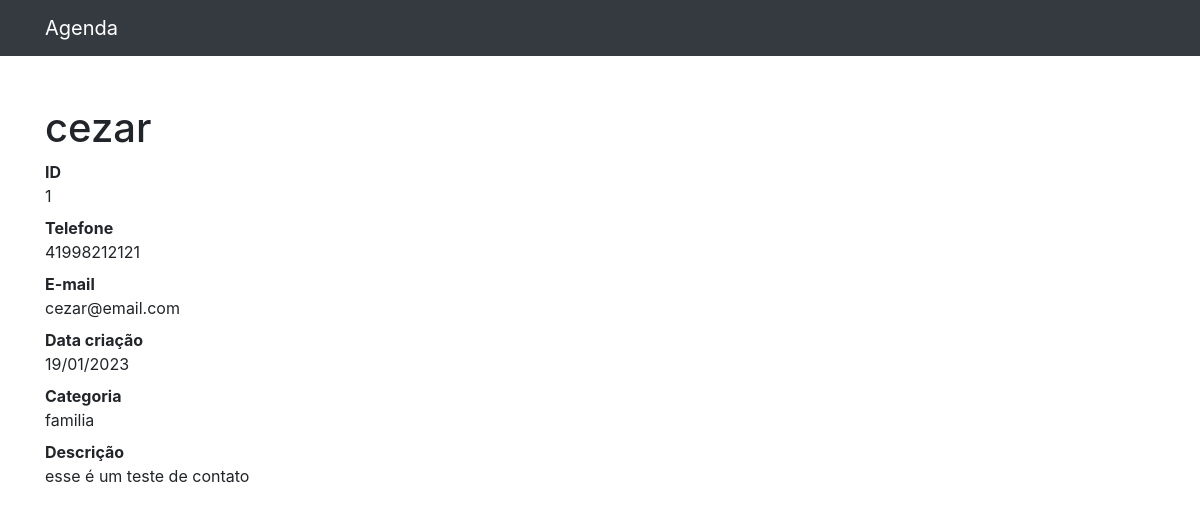
The page /1 on the database its author committed.
### contatos/models.py (models this page shows, shortened)
class Contato(models.Model):
    nome = models.CharField(max_length=255)
    sobrenome = models.CharField(max_length=255, blank=True)
    telefone = models.CharField(max_length=255)
    email = models.CharField(max_length=255, blank=True)
    data_criacao = models.DateTimeField(default=timezone.now)
    descricao = models.TextField(blank=True)
    categoria = models.ForeignKey(Categoria, on_delete=models.DO_NOTHING)

class Categoria(models.Model):
    nome = models.CharField(max_length=255)
    def __str__(self):
        return self.nome

### contatos/views.py (the view)
# urls.py: path('<int:contato_id>', views.ver_contato, name='ver_contato')
def ver_contato(request, contato_id):
    contato = Contato.objects.get(id= contato_id)
    return render(request, 'contatos/ver_contato.html', {
        'contato': contato
    })

### contatos/templates/contatos/ver_contato.html
{% extends 'base.html' %}
{% block conteudo %}
        <h1 class="mt-5">{{ contato.nome }}</h1>
        <dl>
          <dt>ID</dt>
          <dd>{{ contato.id }}</dd>
          <dt>Telefone</dt>
          <dd>{{ contato.telefone }}</dd>
          <dt>E-mail</dt>
          <dd>{{ contato.email }}</dd>
          <dt>Data criação</dt>
          <dd>{{ contato.data_criacao|date:'d/m/Y' }}</dd>
          <dt>Categoria</dt>
          <dd>{{ contato.categoria }}</dd>
          <dt>Descrição</dt>
          <dd>
            {{ contato.descricao }}
          </dd>
        </dl>
{% endblock conteudo %}

### rows shown on the page
Contato: nome "cezar", id "1", telefone "41998212121", email "cezar@email.com", data_criacao "19/01/2023", categoria "familia", descricao "esse é um teste de contato"
